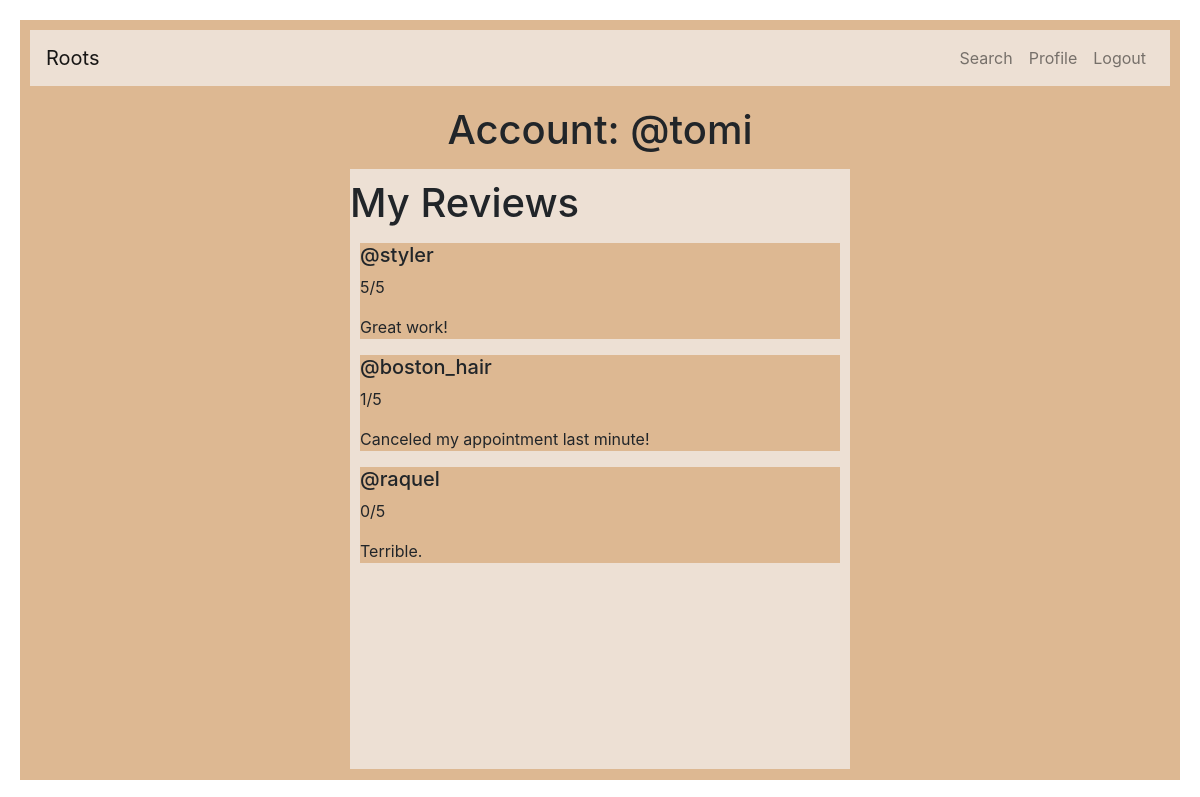
/profile_user (signed in), run on the app's committed database.
### tables this page shows
CREATE TABLE users ( id INTEGER, username TEXT NOT NULL, hash TEXT NOT NULL, account_type INTEGER DEFAULT 0, email NVARCHAR(255), rating INTEGER DEFAULT NULL, PRIMARY KEY(id) );

CREATE TABLE reviews (username TEXT, reviewee_id INTEGER, reviewer_id INTEGER, rating varchar(10), comments TEXT);

### app.py (the view)
@app.route("/profile_user", methods=["GET", "POST"])
@login_required
def profile_user():
    if db.execute("SELECT account_type FROM users WHERE id = ?", session["user_id"])[0]['account_type'] == 1:
        post = db.execute("SELECT * FROM post WHERE id = ?", session["user_id"])
        reviews = db.execute("SELECT * FROM reviews WHERE reviewee_id = ?", session["user_id"])
        username = db.execute("SELECT username FROM users WHERE id = ?", session["user_id"])[0]['username']
        return render_template("profile-stylist.html", post=post, reviews=reviews, username=username)
    else:
        reviews = db.execute("SELECT * FROM reviews WHERE reviewer_id = ?", session["user_id"])
        username = db.execute("SELECT username FROM users WHERE id = ?", session["user_id"])[0]['username']
        return render_template("profile-user.html", reviews=reviews, username=username)

### app.py (called while the page is built)
@app.after_request
def after_request(response):
    response.headers["Cache-Control"] = "no-cache, no-store, must-revalidate"
    response.headers["Expires"] = 0
    response.headers["Pragma"] = "no-cache"
    return response

### helpers.py (called while the page is built)
def login_required(f):
    @wraps(f)
    def decorated_function(*args, **kwargs):
        if session.get("user_id") is None:
            return redirect("/login")
        return f(*args, **kwargs)
    return decorated_function

### templates/profile-user.html (shortened to what this page needs)
<!DOCTYPE html>
<html lang="en">
    <head>
        <link href="/static/styles.css" rel="stylesheet">
        <link href="https://cdn.jsdelivr.net/npm/bootstrap@5.1.3/dist/css/bootstrap.min.css" rel="stylesheet">
        <link rel="stylesheet" href="https://stackpath.bootstrapcdn.com/bootstrap/4.1.0/css/bootstrap.min.css">
      </head>
    <body>
        <div class="white-border">
            <div class="login-background">
                <nav class="navbar navbar-expand-lg navbar-light">
                  <a class="navbar-brand" href="/explore">Roots</a>
                  <div class="collapse navbar-collapse" id="navbarNav">
                    <ul class="navbar-nav ml-auto">
                      <li class="nav-item">
                        <a class="nav-link" href="/search">Search</a>
                      </li>
                      <li class="nav-item">
                        <a class="nav-link" href="/profile_user">Profile</a>
                      </li>
                      <li class="nav-item">
                        <a class="nav-link" id="logout" href="/login">Logout</a>
                      </li>
                    </ul>
                  </div>
                  </nav>
                <h1 class="center">Account: @{{username}}</h1>
                <div id="profile-reviews">
                      <h1>My Reviews</h1>
                      <div>
                            {% for row in reviews %}
                                          <div style="margin: 10px" class="caption-placeholder">
                                            <h5>@{{row["username"]}}</h5>
                                            <p>{{ row["rating"] }}</p>
                                            <p>{{ row["comments"] }}</p>
                                            </div>
                                {% endfor %}
                              </div>
                  </div>
                </div>
            </div>
    </body>

### static/styles.css (style rules this page uses)
#logout { text-align: left; }
#profile-reviews { background-color: #EDE0D4; height: 600px; width: 500px; margin-top: 15px; margin-left: auto; margin-right: auto; padding-top: 10px; padding-bottom: 50px; }
.center { text-align: center; padding-top: 20px; }
.caption-placeholder { background-color: #DDB892; height: auto; width: auto; margin-left: auto; margin-right: auto; display: block; }
.white-border { padding: 20px; height: 100%; width: 100%; position: absolute; background-color: white; }
a:link, a:visited, a:hover, a:active { text-decoration: none; }
.navbar { padding: 20px; background-color: #EDE0D4; }
.login-background { padding: 10px; height: 100%; background-color: #DDB892; }

### data on the page
users: username "tomi"
reviews: username "styler", rating "5/5", comments "Great work!"
reviews: username "boston_hair", rating "1/5", comments "Canceled my appointment last minute!"
reviews: username "raquel", rating "0/5", comments "Terrible."
